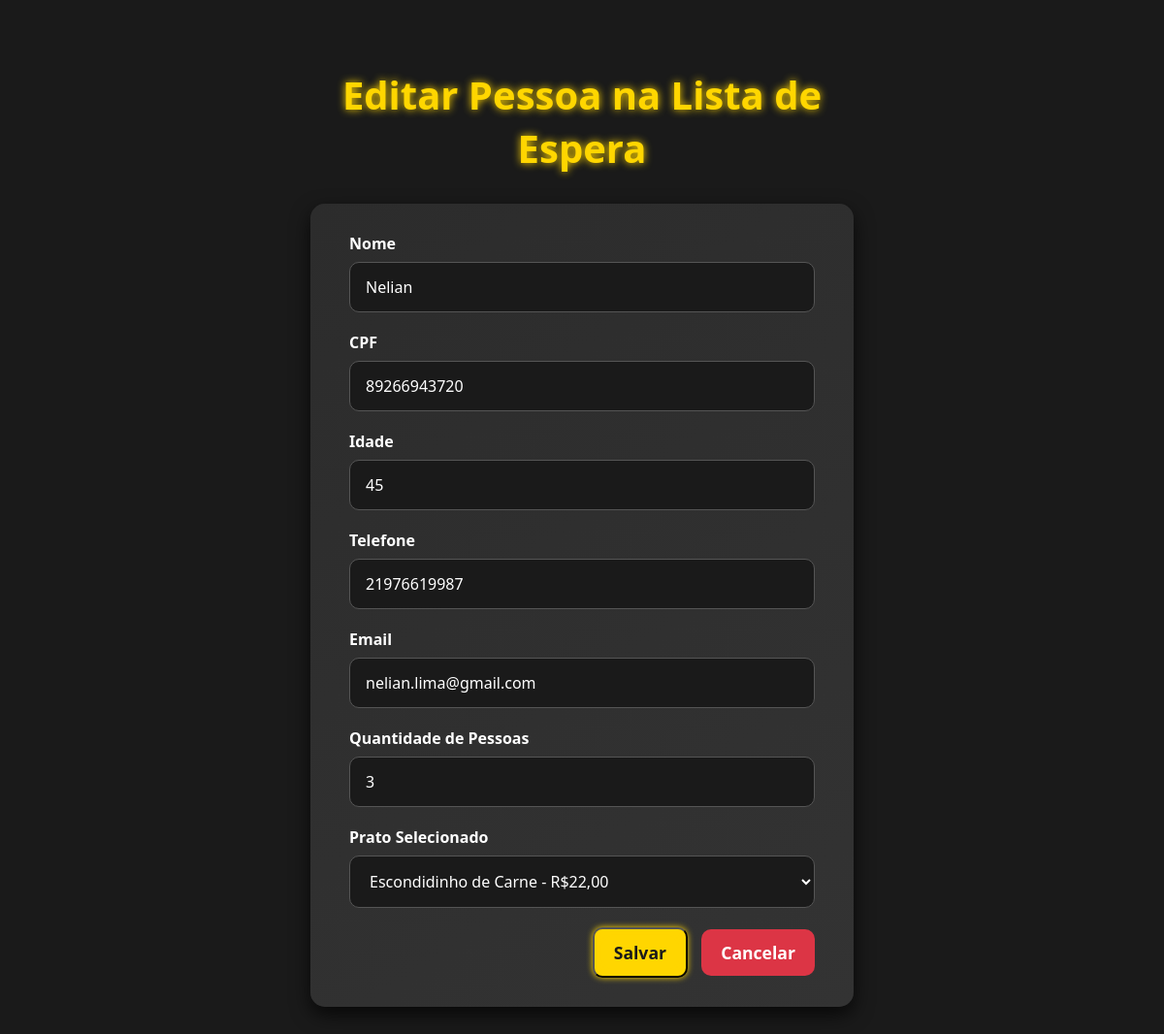
The app's page /editar/3/ (signed in) with its own data.
### crud/models.py (models this page shows, shortened)
class Pessoa(models.Model):
    nome = models.CharField(max_length=30)
    idade = models.PositiveIntegerField()
    telefone = models.CharField(max_length=11)
    email = models.EmailField(max_length=80)
    qtd_pessoas = models.PositiveIntegerField()
    cpf = models.CharField(
        max_length=14,
        unique=True,  # ✅ CPF continua único e totalmente integrado ao admin
        blank=True,
        null=True
    )
    prato_selecionado = models.CharField(  # ✅ campo adicionado
        max_length=255,
        blank=True,
        null=True
    )

### crud/views.py (the view, shortened to what this page needs)
# urls.py: path('editar/<int:pessoa_id>/', editar_pessoa, name='editar'),
@login_required(login_url='login')
@never_cache
def editar_pessoa(request, pessoa_id):
    pessoa = Pessoa.objects.get(id=pessoa_id)
    return render(request, 'editar_pessoa.html', {'pessoa': pessoa})

### crud/templates/editar_pessoa.html (shortened to what this page needs)
<!DOCTYPE html>
<html lang="pt-br">
<head>
</head>
<body>
<div class="container">
    <h1>Editar Pessoa na Lista de Espera</h1>
    <form method="POST">
        <label for="nome">Nome</label>
        <input type="text" name="nome" id="nome" value="{{ pessoa.nome }}" required>
        <label for="cpf">CPF</label>
        <input type="text" name="cpf" id="cpf" value="{{ pessoa.cpf }}" required>
        <label for="idade">Idade</label>
        <input type="number" name="idade" id="idade" min="0" value="{{ pessoa.idade }}" required>
        <label for="telefone">Telefone</label>
        <input type="text" name="telefone" id="telefone" value="{{ pessoa.telefone }}" required>
        <label for="email">Email</label>
        <input type="email" name="email" id="email" value="{{ pessoa.email }}" required>
        <label for="qtd_pessoas">Quantidade de Pessoas</label>
        <input type="number" name="qtd_pessoas" id="qtd_pessoas" min="1" value="{{ pessoa.qtd_pessoas }}" required>
        <label for="prato_selecionado">Prato Selecionado</label>
        <select name="prato_selecionado" id="prato_selecionado" required>
            <optgroup label="Pratos do Dia">
                <option value="Escondidinho de Carne" {% if pessoa.prato_selecionado == "Escondidinho de Carne" %}selected{% endif %}>Escondidinho de Carne - R$22,00</option>
            </optgroup>
        </select>
        <div class="form-actions">
            <button type="submit" class="btn btn-primary">Salvar</button>
            <a href="{% url 'lista_espera' %}" class="btn btn-secondary">Cancelar</a>
        </div>
    </form>
</div>
</body>
</html>

### crud/templates/editar_pessoa.html (style rules this page uses)
* { margin: 0; padding: 0; box-sizing: border-box; font-family: 'Segoe UI', Tahoma, Geneva, Verdana, sans-serif; }
body { background: #1a1a1a; color: #ffffff; }
.container { max-width: 600px; margin: 50px auto; padding: 20px; }
h1 { text-align: center; color: #ffd600; font-size: 2.5em; margin-bottom: 30px; text-shadow: 0 0 8px #ffd600; }
form { background: linear-gradient(145deg, #2c2c2c, #333333); padding: 30px 40px; border-radius: 15px; box-shadow: 0 8px 20px rgba(0,0,0,0.7); transition: transform 0.3s ease, box-shadow 0.3s ease; }
label { display: block; margin-bottom: 8px; font-weight: 600; color: #ffffff; }
input, select { width: 100%; padding: 14px 16px; margin-bottom: 20px; border: 1px solid #555555; border-radius: 10px; font-size: 1em; background: #1a1a1a; color: #ffffff; transition: all 0.3s ease; }
.form-actions { text-align: right; }
.btn { display: inline-block; padding: 12px 20px; border-radius: 10px; font-weight: 600; font-size: 1.1em; cursor: pointer; text-decoration: none; text-align: center; transition: all 0.3s ease; margin-left: 10px; }
.btn-primary { background: #ffd600; color: #1a1a1a; box-shadow: 0 0 6px #ffd600, 0 0 12px #ffd600 inset; }
.btn-secondary { background: #dc3545; color: #ffffff; }

### records on screen
Pessoa: nome "Nelian", cpf "89266943720", idade "45", telefone "21976619987", email "nelian.lima@gmail.com", qtd_pessoas "3", prato_selecionado "Escondidinho de Carne - R$22,00"
